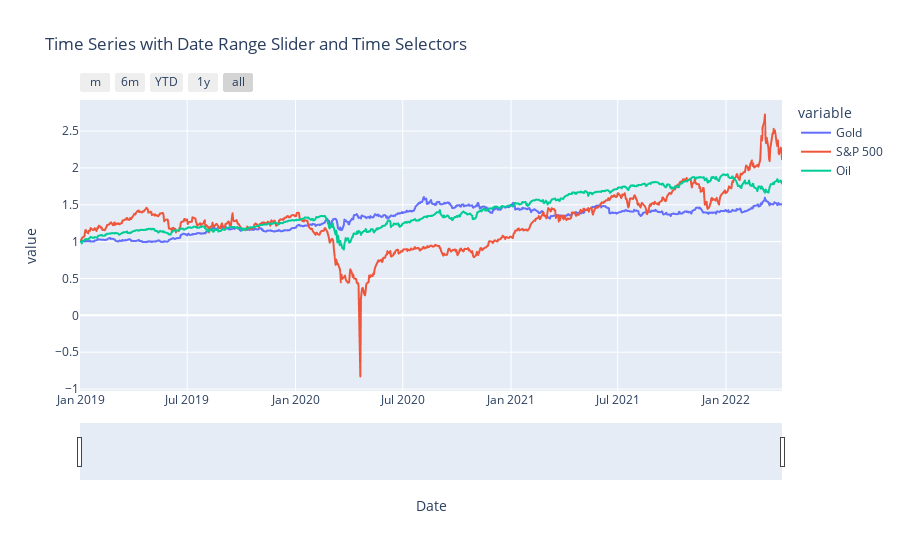

The notebook cell this image was saved under:
### Code cell
# Create variables & define columns
cum_df = cum_covid_return.copy()
cum_df1 = cum_df.reset_index()
cum_df1.columns=['Date','Gold',"S&P 500","Oil"]


# Interactive Chart with date slider at the bottom - cum returns
fig = px.line(cum_df1, x='Date', y=cum_df1.columns[1:4], title='Time Series with Date Range Slider and Time Selectors')
fig.update_xaxes(
    rangeslider_visible=True,
    rangeselector=dict(
        buttons=list([
            dict(count=1, label="m", step="month", stepmode="backward"),
            dict(count=6, label="6m", step="month", stepmode="backward"),
            dict(count=1, label="YTD", step="year", stepmode="todate"),
            dict(count=1, label="1y", step="year", stepmode="backward"),
            dict(step="all")
        ])
    )
)
fig.show()

### Figure 1 — Plotly figure (JSON) as saved in the notebook; plotly's stock layout.template omitted (floating-point values rounded to 4 significant figures; data arrays with more than 128 entries replaced by an {"elided": "..."} marker saying what was removed)
{"data": [{"hovertemplate": "variable=Gold<br>Date=%{x}<br>value=%{y}<extra></extra>", "legendgroup": "Gold", "line": {"color": "#636efa", "dash": "solid"}, "marker": {"symbol": "circle"}, "mode": "lines", "name": "Gold", "showlegend": true, "type": "scattergl", "x": {"elided": "824 str values"}, "xaxis": "x", "y": {"elided": "824 float values"}, "yaxis": "y"}, {"hovertemplate": "variable=S&P 500<br>Date=%{x}<br>value=%{y}<extra></extra>", "legendgroup": "S&P 500", "line": {"color": "#EF553B", "dash": "solid"}, "marker": {"symbol": "circle"}, "mode": "lines", "name": "S&P 500", "showlegend": true, "type": "scattergl", "x": {"elided": "824 str values"}, "xaxis": "x", "y": {"elided": "824 float values"}, "yaxis": "y"}, {"hovertemplate": "variable=Oil<br>Date=%{x}<br>value=%{y}<extra></extra>", "legendgroup": "Oil", "line": {"color": "#00cc96", "dash": "solid"}, "marker": {"symbol": "circle"}, "mode": "lines", "name": "Oil", "showlegend": true, "type": "scattergl", "x": {"elided": "824 str values"}, "xaxis": "x", "y": {"elided": "824 float values"}, "yaxis": "y"}], "layout": {"autosize": true, "legend": {"title": {"text": "variable"}, "tracegroupgap": 0}, "title": {"text": "Time Series with Date Range Slider and Time Selectors"}, "xaxis": {"anchor": "y", "autorange": true, "domain": [0, 1], "range": ["2018-12-31", "2022-04-06"], "rangeselector": {"buttons": [{"count": 1, "label": "m", "step": "month", "stepmode": "backward"}, {"count": 6, "label": "6m", "step": "month", "stepmode": "backward"}, {"count": 1, "label": "YTD", "step": "year", "stepmode": "todate"}, {"count": 1, "label": "1y", "step": "year", "stepmode": "backward"}, {"step": "all"}]}, "rangeslider": {"autorange": true, "range": ["2018-12-31", "2022-04-06"], "visible": true, "yaxis": {"_template": null, "rangemode": "match"}}, "title": {"text": "Date"}, "type": "date"}, "yaxis": {"anchor": "x", "autorange": true, "domain": [0, 1], "range": [-1.026, 2.921], "title": {"text": "value"}, "type": "linear"}}}
